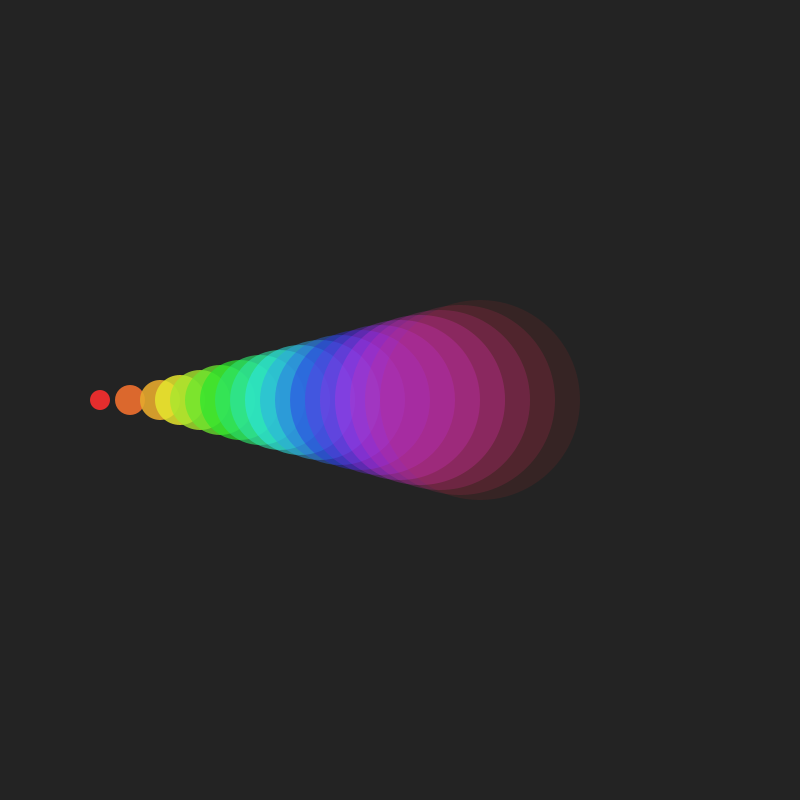
Frame 1 (no input)
Frame 60 (the mouse pressed at the canvas centre just before this capture): identical to frame 1, image omitted
Frame 120 (the mouse held since frame 60 and released just before this capture): identical to frame 1, image omitted

The Processing sketch that drew this single still picture (run headless with seeded random() and noise(); from frame 60 on, the mouse is pressed at the canvas centre):

// Processing sketch: Martinez_Josue_3_ritmoConPrimitivas
// ── Martinez_Josue_3_ritmoConPrimitivas.pde
void setup() {
  //fullScreen();//Dibujar en el tamaño de nuestra pantalla completa
  size(800, 800);
  colorMode(HSB, 360, 100, 100, 100);//canal alpha
}

/* Variables son espacio de memoria donde podemos guardar datos y
 las cuales tienen nombre */
// width | Obtiene el ancho de nuestro canvas
// height | Obtiene el alto de nuestro canvas
void draw() {
  background(50);
  noStroke();
  /*Aumentar el ritmo de el HUE o tono hasta 360 20 en 20  | Aumentar la posX en
   20 y ancho y alto en 10 y por último reduciendo la opacidad en 5. */
  fill(0, 80, 90, 100);
  ellipse(100, height/2, 20, 20);
  fill(20, 80, 90, 95);
  ellipse(130, height/2, 30, 30);
  fill(40, 80, 90, 90);
  ellipse(160, height/2, 40, 40);

  fill(60, 80, 90, 85);
  ellipse(180, height/2, 50, 50);
  fill(80, 80, 90, 80);
  ellipse(200, height/2, 60, 60);
  fill(100, 80, 90, 75);
  ellipse(220, height/2, 70, 70);

  fill(120, 80, 90, 70);
  ellipse(240, height/2, 80, 80);
  fill(140, 80, 90, 65);
  ellipse(260, height/2, 90, 90);
  fill(160, 80, 90, 60);
  ellipse(280, height/2, 100, 100);

  fill(180, 80, 90, 55);
  ellipse(300, height/2, 110, 110);
  fill(200, 80, 90, 50);
  ellipse(320, height/2, 120, 120);
  fill(220, 80, 90, 45);
  ellipse(340, height/2, 130, 130);

  fill(240, 80, 90, 40);
  ellipse(360, height/2, 140, 140);
  fill(260, 80, 90, 35);
  ellipse(380, height/2, 150, 150);
  fill(280, 80, 90, 30);
  ellipse(400, height/2, 160, 160);

  fill(300, 80, 90, 25);
  ellipse(420, height/2, 170, 170);
  fill(320, 80, 90, 20);
  ellipse(440, height/2, 180, 180);
  fill(340, 80, 90, 15);
  ellipse(460, height/2, 190, 190);
  fill(360, 80, 90, 10);
  ellipse(480, height/2, 200, 200);
}
